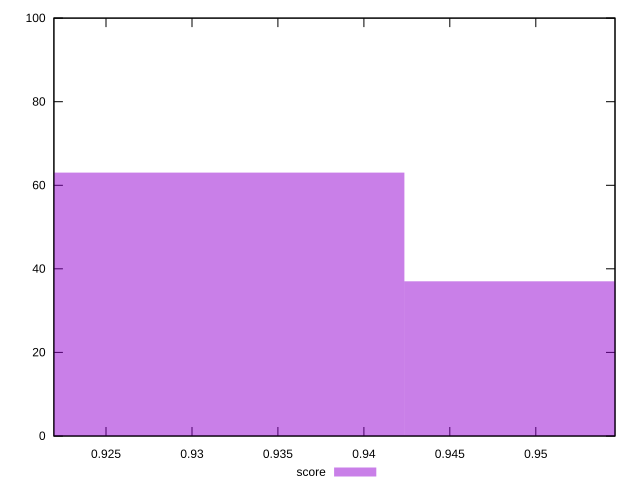

The gnuplot source for this figure:
reset

$score <<EOF
0.9594857126490576 37
0.9252183657687341 63
EOF

set key outside below
set boxwidth 0.034267346880323485
set xrange [0.9219679058503829:0.9546101949472406]
set yrange [0:100]
set trange [0:100]
set style fill transparent solid 0.5 noborder
set terminal svg size 640, 490 enhanced background rgb 'white'
set output "report_00007_2020-12-11T15:55:29.892Z/first-meaningful-paint/samples/pages+cached+nointeractive/score/histogram.svg"

plot $score title "score" with boxes

reset
